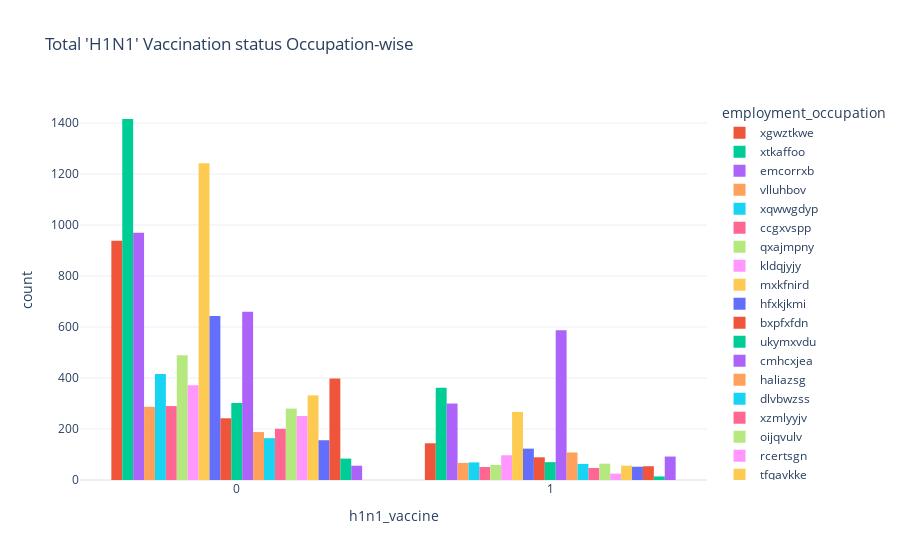

Notebook source saved alongside this figure:
### Code cell
h1_emp = px.histogram(combined, x='h1n1_vaccine', color='employment_occupation',
                   barmode='group', histfunc='count', template='plotly_white',
                      
                  title=" Total 'H1N1' Vaccination status Occupation-wise")

h1_emp.show()

### Figure 1 — Plotly figure (JSON) as saved in the notebook; plotly's stock layout.template omitted (floating-point values rounded to 4 significant figures; data arrays with more than 128 entries replaced by an {"elided": "..."} marker saying what was removed)
{"data": [{"alignmentgroup": "True", "bingroup": "x", "histfunc": "count", "hovertemplate": "employment_occupation=xgwztkwe<br>h1n1_vaccine=%{x}<br>count=%{y}<extra></extra>", "legendgroup": "xgwztkwe", "marker": {"color": "#EF553B", "pattern": {"shape": ""}}, "name": "xgwztkwe", "offsetgroup": "xgwztkwe", "orientation": "v", "showlegend": true, "type": "histogram", "x": {"elided": "1082 int values"}, "xaxis": "x", "yaxis": "y"}, {"alignmentgroup": "True", "bingroup": "x", "histfunc": "count", "hovertemplate": "employment_occupation=xtkaffoo<br>h1n1_vaccine=%{x}<br>count=%{y}<extra></extra>", "legendgroup": "xtkaffoo", "marker": {"color": "#00cc96", "pattern": {"shape": ""}}, "name": "xtkaffoo", "offsetgroup": "xtkaffoo", "orientation": "v", "showlegend": true, "type": "histogram", "x": {"elided": "1778 int values"}, "xaxis": "x", "yaxis": "y"}, {"alignmentgroup": "True", "bingroup": "x", "histfunc": "count", "hovertemplate": "employment_occupation=emcorrxb<br>h1n1_vaccine=%{x}<br>count=%{y}<extra></extra>", "legendgroup": "emcorrxb", "marker": {"color": "#ab63fa", "pattern": {"shape": ""}}, "name": "emcorrxb", "offsetgroup": "emcorrxb", "orientation": "v", "showlegend": true, "type": "histogram", "x": {"elided": "1270 int values"}, "xaxis": "x", "yaxis": "y"}, {"alignmentgroup": "True", "bingroup": "x", "histfunc": "count", "hovertemplate": "employment_occupation=vlluhbov<br>h1n1_vaccine=%{x}<br>count=%{y}<extra></extra>", "legendgroup": "vlluhbov", "marker": {"color": "#FFA15A", "pattern": {"shape": ""}}, "name": "vlluhbov", "offsetgroup": "vlluhbov", "orientation": "v", "showlegend": true, "type": "histogram", "x": {"elided": "354 int values"}, "xaxis": "x", "yaxis": "y"}, {"alignmentgroup": "True", "bingroup": "x", "histfunc": "count", "hovertemplate": "employment_occupation=xqwwgdyp<br>h1n1_vaccine=%{x}<br>count=%{y}<extra></extra>", "legendgroup": "xqwwgdyp", "marker": {"color": "#19d3f3", "pattern": {"shape": ""}}, "name": "xqwwgdyp", "offsetgroup": "xqwwgdyp", "orientation": "v", "showlegend": true, "type": "histogram", "x": {"elided": "485 int values"}, "xaxis": "x", "yaxis": "y"}, {"alignmentgroup": "True", "bingroup": "x", "histfunc": "count", "hovertemplate": "employment_occupation=ccgxvspp<br>h1n1_vaccine=%{x}<br>count=%{y}<extra></extra>", "legendgroup": "ccgxvspp", "marker": {"color": "#FF6692", "pattern": {"shape": ""}}, "name": "ccgxvspp", "offsetgroup": "ccgxvspp", "orientation": "v", "showlegend": true, "type": "histogram", "x": {"elided": "341 int values"}, "xaxis": "x", "yaxis": "y"}, {"alignmentgroup": "True", "bingroup": "x", "histfunc": "count", "hovertemplate": "employment_occupation=qxajmpny<br>h1n1_vaccine=%{x}<br>count=%{y}<extra></extra>", "legendgroup": "qxajmpny", "marker": {"color": "#B6E880", "pattern": {"shape": ""}}, "name": "qxajmpny", "offsetgroup": "qxajmpny", "orientation": "v", "showlegend": true, "type": "histogram", "x": {"elided": "548 int values"}, "xaxis": "x", "yaxis": "y"}, {"alignmentgroup": "True", "bingroup": "x", "histfunc": "count", "hovertemplate": "employment_occupation=kldqjyjy<br>h1n1_vaccine=%{x}<br>count=%{y}<extra></extra>", "legendgroup": "kldqjyjy", "marker": {"color": "#FF97FF", "pattern": {"shape": ""}}, "name": "kldqjyjy", "offsetgroup": "kldqjyjy", "orientation": "v", "showlegend": true, "type": "histogram", "x": {"elided": "469 int values"}, "xaxis": "x", "yaxis": "y"}, {"alignmentgroup": "True", "bingroup": "x", "histfunc": "count", "hovertemplate": "employment_occupation=mxkfnird<br>h1n1_vaccine=%{x}<br>count=%{y}<extra></extra>", "legendgroup": "mxkfnird", "marker": {"color": "#FECB52", "pattern": {"shape": ""}}, "name": "mxkfnird", "offsetgroup": "mxkfnird", "orientation": "v", "showlegend": true, "type": "histogram", "x": {"elided": "1509 int values"}, "xaxis": "x", "yaxis": "y"}, {"alignmentgroup": "True", "bingroup": "x", "histfunc": "count", "hovertemplate": "employment_occupation=hfxkjkmi<br>h1n1_vaccine=%{x}<br>count=%{y}<extra></extra>", "legendgroup": "hfxkjkmi", "marker": {"color": "#636efa", "pattern": {"shape": ""}}, "name": "hfxkjkmi", "offsetgroup": "hfxkjkmi", "orientation": "v", "showlegend": true, "type": "histogram", "x": {"elided": "766 int values"}, "xaxis": "x", "yaxis": "y"}, {"alignmentgroup": "True", "bingroup": "x", "histfunc": "count", "hovertemplate": "employment_occupation=bxpfxfdn<br>h1n1_vaccine=%{x}<br>count=%{y}<extra></extra>", "legendgroup": "bxpfxfdn", "marker": {"color": "#EF553B", "pattern": {"shape": ""}}, "name": "bxpfxfdn", "offsetgroup": "bxpfxfdn", "orientation": "v", "showlegend": true, "type": "histogram", "x": {"elided": "331 int values"}, "xaxis": "x", "yaxis": "y"}, {"alignmentgroup": "True", "bingroup": "x", "histfunc": "count", "hovertemplate": "employment_occupation=ukymxvdu<br>h1n1_vaccine=%{x}<br>count=%{y}<extra></extra>", "legendgroup": "ukymxvdu", "marker": {"color": "#00cc96", "pattern": {"shape": ""}}, "name": "ukymxvdu", "offsetgroup": "ukymxvdu", "orientation": "v", "showlegend": true, "type": "histogram", "x": {"elided": "372 int values"}, "xaxis": "x", "yaxis": "y"}, {"alignmentgroup": "True", "bingroup": "x", "histfunc": "count", "hovertemplate": "employment_occupation=cmhcxjea<br>h1n1_vaccine=%{x}<br>count=%{y}<extra></extra>", "legendgroup": "cmhcxjea", "marker": {"color": "#ab63fa", "pattern": {"shape": ""}}, "name": "cmhcxjea", "offsetgroup": "cmhcxjea", "orientation": "v", "showlegend": true, "type": "histogram", "x": {"elided": "1247 int values"}, "xaxis": "x", "yaxis": "y"}, {"alignmentgroup": "True", "bingroup": "x", "histfunc": "count", "hovertemplate": "employment_occupation=haliazsg<br>h1n1_vaccine=%{x}<br>count=%{y}<extra></extra>", "legendgroup": "haliazsg", "marker": {"color": "#FFA15A", "pattern": {"shape": ""}}, "name": "haliazsg", "offsetgroup": "haliazsg", "orientation": "v", "showlegend": true, "type": "histogram", "x": {"elided": "296 int values"}, "xaxis": "x", "yaxis": "y"}, {"alignmentgroup": "True", "bingroup": "x", "histfunc": "count", "hovertemplate": "employment_occupation=dlvbwzss<br>h1n1_vaccine=%{x}<br>count=%{y}<extra></extra>", "legendgroup": "dlvbwzss", "marker": {"color": "#19d3f3", "pattern": {"shape": ""}}, "name": "dlvbwzss", "offsetgroup": "dlvbwzss", "orientation": "v", "showlegend": true, "type": "histogram", "x": {"elided": "227 int values"}, "xaxis": "x", "yaxis": "y"}, {"alignmentgroup": "True", "bingroup": "x", "histfunc": "count", "hovertemplate": "employment_occupation=xzmlyyjv<br>h1n1_vaccine=%{x}<br>count=%{y}<extra></extra>", "legendgroup": "xzmlyyjv", "marker": {"color": "#FF6692", "pattern": {"shape": ""}}, "name": "xzmlyyjv", "offsetgroup": "xzmlyyjv", "orientation": "v", "showlegend": true, "type": "histogram", "x": {"elided": "248 int values"}, "xaxis": "x", "yaxis": "y"}, {"alignmentgroup": "True", "bingroup": "x", "histfunc": "count", "hovertemplate": "employment_occupation=oijqvulv<br>h1n1_vaccine=%{x}<br>count=%{y}<extra></extra>", "legendgroup": "oijqvulv", "marker": {"color": "#B6E880", "pattern": {"shape": ""}}, "name": "oijqvulv", "offsetgroup": "oijqvulv", "orientation": "v", "showlegend": true, "type": "histogram", "x": {"elided": "344 int values"}, "xaxis": "x", "yaxis": "y"}, {"alignmentgroup": "True", "bingroup": "x", "histfunc": "count", "hovertemplate": "employment_occupation=rcertsgn<br>h1n1_vaccine=%{x}<br>count=%{y}<extra></extra>", "legendgroup": "rcertsgn", "marker": {"color": "#FF97FF", "pattern": {"shape": ""}}, "name": "rcertsgn", "offsetgroup": "rcertsgn", "orientation": "v", "showlegend": true, "type": "histogram", "x": {"elided": "276 int values"}, "xaxis": "x", "yaxis": "y"}, {"alignmentgroup": "True", "bingroup": "x", "histfunc": "count", "hovertemplate": "employment_occupation=tfqavkke<br>h1n1_vaccine=%{x}<br>count=%{y}<extra></extra>", "legendgroup": "tfqavkke", "marker": {"color": "#FECB52", "pattern": {"shape": ""}}, "name": "tfqavkke", "offsetgroup": "tfqavkke", "orientation": "v", "showlegend": true, "type": "histogram", "x": {"elided": "388 int values"}, "xaxis": "x", "yaxis": "y"}, {"alignmentgroup": "True", "bingroup": "x", "histfunc": "count", "hovertemplate": "employment_occupation=hodpvpew<br>h1n1_vaccine=%{x}<br>count=%{y}<extra></extra>", "legendgroup": "hodpvpew", "marker": {"color": "#636efa", "pattern": {"shape": ""}}, "name": "hodpvpew", "offsetgroup": "hodpvpew", "orientation": "v", "showlegend": true, "type": "histogram", "x": {"elided": "208 int values"}, "xaxis": "x", "yaxis": "y"}, {"alignmentgroup": "True", "bingroup": "x", "histfunc": "count", "hovertemplate": "employment_occupation=uqqtjvyb<br>h1n1_vaccine=%{x}<br>count=%{y}<extra></extra>", "legendgroup": "uqqtjvyb", "marker": {"color": "#EF553B", "pattern": {"shape": ""}}, "name": "uqqtjvyb", "offsetgroup": "uqqtjvyb", "orientation": "v", "showlegend": true, "type": "histogram", "x": {"elided": "452 int values"}, "xaxis": "x", "yaxis": "y"}, {"alignmentgroup": "True", "bingroup": "x", "histfunc": "count", "hovertemplate": "employment_occupation=pvmttkik<br>h1n1_vaccine=%{x}<br>count=%{y}<extra></extra>", "legendgroup": "pvmttkik", "marker": {"color": "#00cc96", "pattern": {"shape": ""}}, "name": "pvmttkik", "offsetgroup": "pvmttkik", "orientation": "v", "showlegend": true, "type": "histogram", "x": [0, 0, 0, 1, 0, 0, 0, 0, 0, 1, 0, 0, 0, 1, 0, 0, 1, 1, 1, 1, 0, 0, 0, 0, 0, 0, 0, 0, 0, 0, 0, 0, 1, 0, 0, 0, 0, 0, 0, 0, 0, 0, 0, 0, 0, 0, 0, 0, 1, 1, 0, 0, 0, 0, 0, 0, 0, 0, 0, 0, 0, 0, 1, 1, 0, 0, 0, 0, 0, 0, 0, 0, 0, 0, 0, 0, 0, 0, 0, 0, 0, 0, 0, 0, 0, 0, 0, 0, 0, 0, 0, 0, 0, 0, 1, 0, 1, 0], "xaxis": "x", "yaxis": "y"}, {"alignmentgroup": "True", "bingroup": "x", "histfunc": "count", "hovertemplate": "employment_occupation=dcjcmpih<br>h1n1_vaccine=%{x}<br>count=%{y}<extra></extra>", "legendgroup": "dcjcmpih", "marker": {"color": "#ab63fa", "pattern": {"shape": ""}}, "name": "dcjcmpih", "offsetgroup": "dcjcmpih", "orientation": "v", "showlegend": true, "type": "histogram", "x": {"elided": "148 int values"}, "xaxis": "x", "yaxis": "y"}], "layout": {"barmode": "group", "legend": {"title": {"text": "employment_occupation"}, "tracegroupgap": 0}, "title": {"text": " Total 'H1N1' Vaccination status Occupation-wise"}, "xaxis": {"anchor": "y", "domain": [0, 1], "title": {"text": "h1n1_vaccine"}}, "yaxis": {"anchor": "x", "domain": [0, 1], "title": {"text": "count"}}}}
